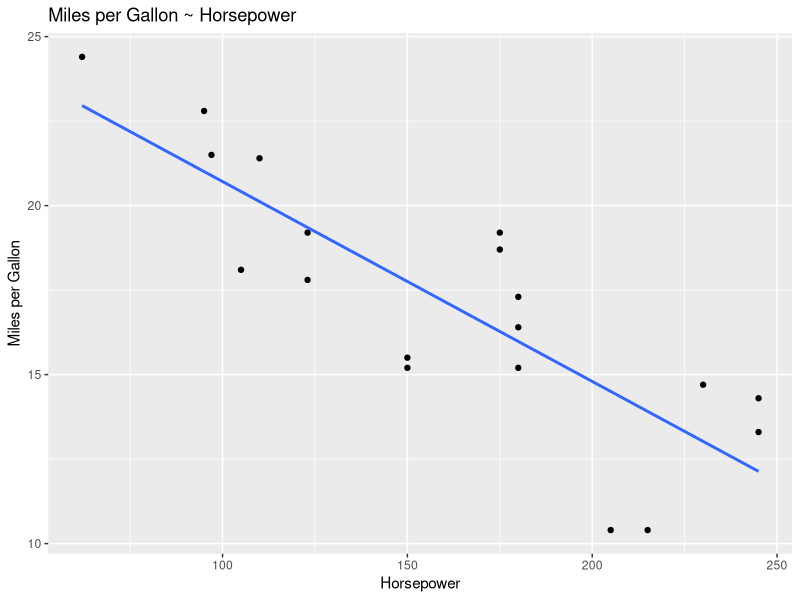

Here is the R script that generated this plot: (Note: this script raises an error after producing the figure.)
library(tidyverse)

# load the mtcars dataset
data("mtcars")
mtcars
glimpse(mtcars)
head(mtcars)
?mtcars

# am Transmission (0 = automatic, 1 = manual)
# subsets the mtcars dataframe to include only **automatic transmissions**
# saves this new subset as a new file called "automatic_mtcars.csv" in 
# your Assignment_5 directory

df1 = mtcars %>%
  filter(am == "0")
write.csv(df1, "automatic_mtcars.csv")

#  plots the effect of horsepower on miles-per-gallon (update plot to have meaningful labels and title)
#  saves this plot as a png image called "mpg_vs_hp_auto.png" in your Assignment_5 directory

ggplot(df1, aes(x=hp, y=mpg)) +
  geom_point() + 
  geom_smooth(method = "lm", se = FALSE) +
  ggtitle( "Miles per Gallon ~ Horsepower") +
  labs(x = "Horsepower", y = "Miles per Gallon") +
  ggsave("./mpg_vs_hp_auto.png")


#  plots the effect of weight on miles-per-gallon (with improved labels, again)
#  saves this second plot as a **tiff** image called "mpg_vs_wt_auto.tiff" in your Assignment_5 directory
tiff("mpg_vs_wt_auto.tiff")
ggplot(df1, aes(x=wt, y=mpg)) +
  geom_point() + 
  geom_smooth(method = "lm", se = FALSE) + 
  ggtitle( "Miles per Gallon ~ Weight") +
  labs(x = "Weight", y = "Miles per Gallon") 
dev.off()

#  subsets the original mtcars dataframe to include only cars with displacements less than or equal to 200 cu.in.
#  saves that new subset as a csv file called mtcars_max200_displ.csv

df2 = mtcars %>%
  filter(disp <= 200)

write.csv(df2, "mtcars_max200_displ.csv")

# includes code to calculate the maximum horsepower for each of the three dataframes (original, automatic, max200)
# prints these calculations (from task 10) in a readable format to a new plaintext file called hp_maximums.txt
sum1 = mtcars %>%
  summarise(max(hp))

sum2 = df1 %>%
  summarise(max(hp))

sum3 = df2  %>%
  summarise(max(hp))

sink("./hp_maximums.txt")
paste("Original =", sum1, "max hp")
paste("Automatic =", sum2, "max hp")
paste("Max200 =", sum3, "max hp")
sink(NULL)



